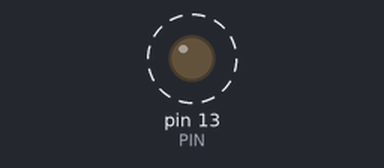
Bench run of a sketch on a simulated Arduino Uno, built with avr-gcc and run on an emulated ATmega328P. Parts: output pins drawn as LEDs (lit = HIGH). Dashed ring = blinking. What the sketch prints to the serial monitor is not drawn.

Above: at 0.05 s.
Timing chart, 0 to 3.0 s (numbered marks = the images above):
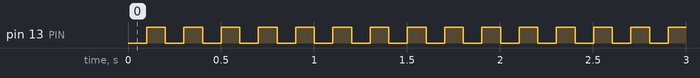

Measured:
- by itself, pin 13 (PIN): alternates HIGH for 0.10 s and LOW for 0.10 s

The sketch:

Squre_wave_generation_v1.ino
```cpp
int PIN= 13;

void setup() {
  Serial.begin (9600);
  pinMode(PIN, OUTPUT);
}

void loop() {
  int state = 0;

  while(1) {
    if (state == 0) {
      digitalWrite(PIN, LOW);
      state = 1;
    }
    else {
      digitalWrite(PIN, HIGH);
      state = 0;
    }
        delay(100);
        Serial.println(PIN);
  }
}
```
